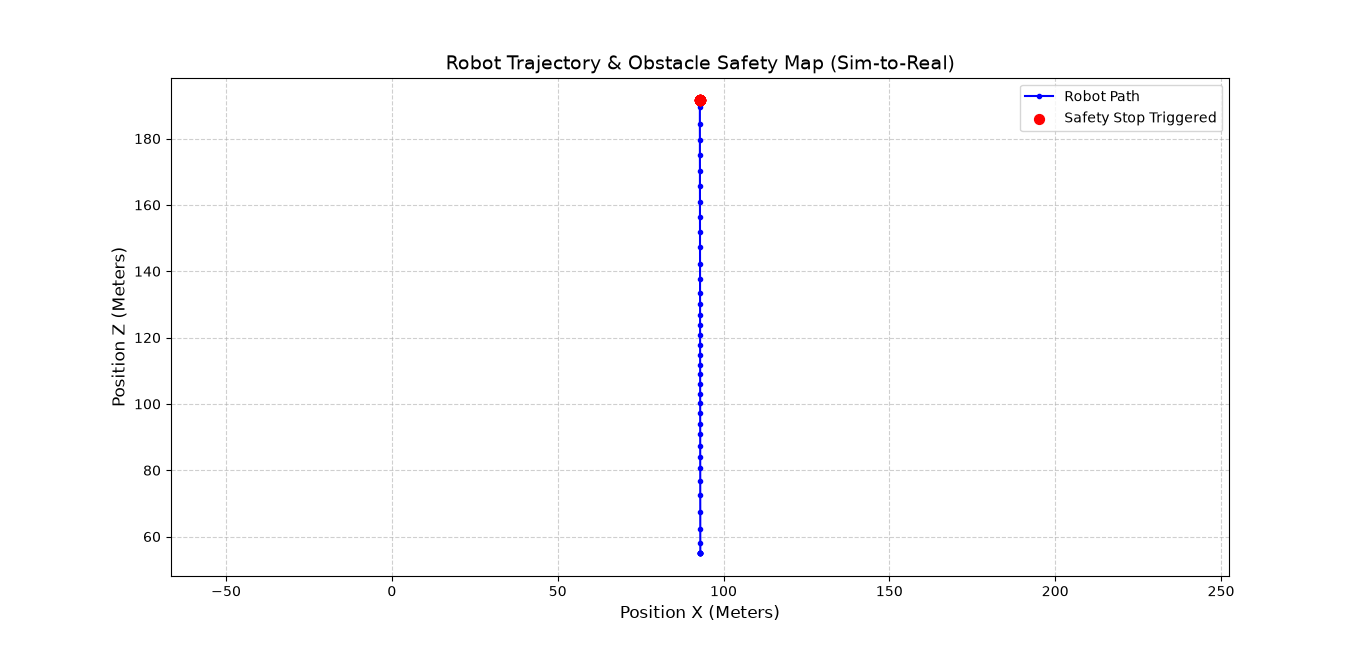

The Python source for this figure:
import pandas as pd
import matplotlib.pyplot as plt

# 1. Unity ki CSV file load karna
file_path = "AdvancedRobotLog.csv"

try:
    df = pd.read_csv(file_path)
    print("CSV File successfully loaded!")
    print(df.head()) # First 5 rows check karne ke liye

    # 2. Plotting setup
    plt.figure(figsize=(10, 6))

    # Path plotting (X vs Z - top-down view of Unity 3D world)
    plt.plot(df['PosX'], df['PosZ'], label='Robot Path', color='blue', linestyle='-', marker='o', markersize=3)

    # Safety Stop Points highlight karna (Jahan IsBlocked == True ho)
    blocked_points = df[df['IsBlocked'] == True]
    if not blocked_points.empty:
        plt.scatter(blocked_points['PosX'], blocked_points['PosZ'], color='red', label='Safety Stop Triggered', zorder=5, s=50)

    # Graph details
    plt.title('Robot Trajectory & Obstacle Safety Map (Sim-to-Real)', fontsize=14)
    plt.xlabel('Position X (Meters)', fontsize=12)
    plt.ylabel('Position Z (Meters)', fontsize=12)
    plt.grid(True, linestyle='--', alpha=0.6)
    plt.legend()
    plt.axis('equal') # Equal scaling for X and Z axes

    # Graph show karna
    plt.show()

except FileNotFoundError:
    print(f"Error: Could not find '{file_path}'. Make sure the CSV file is in the same folder.")
